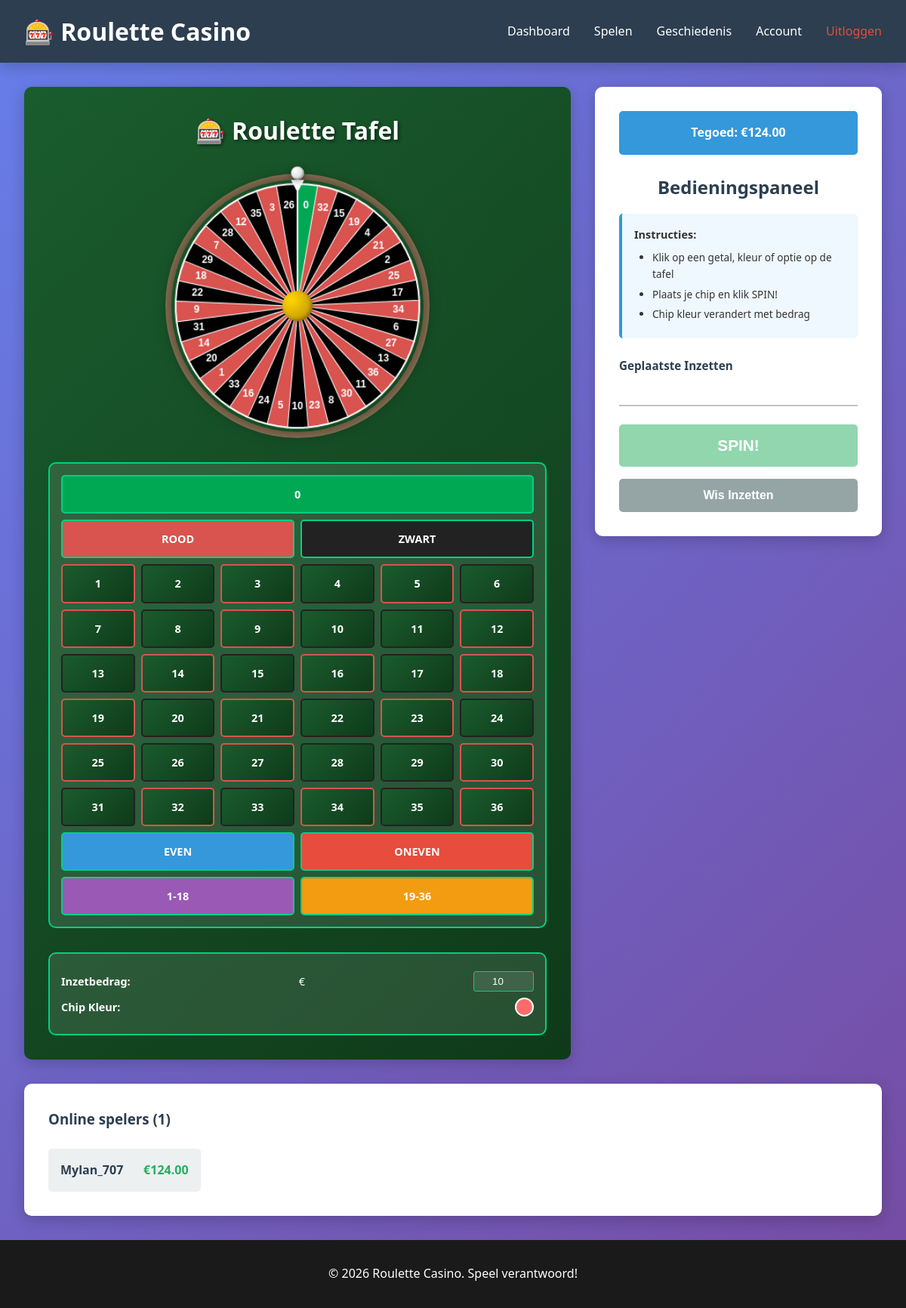
Before: /game (signed in) with the older database file.
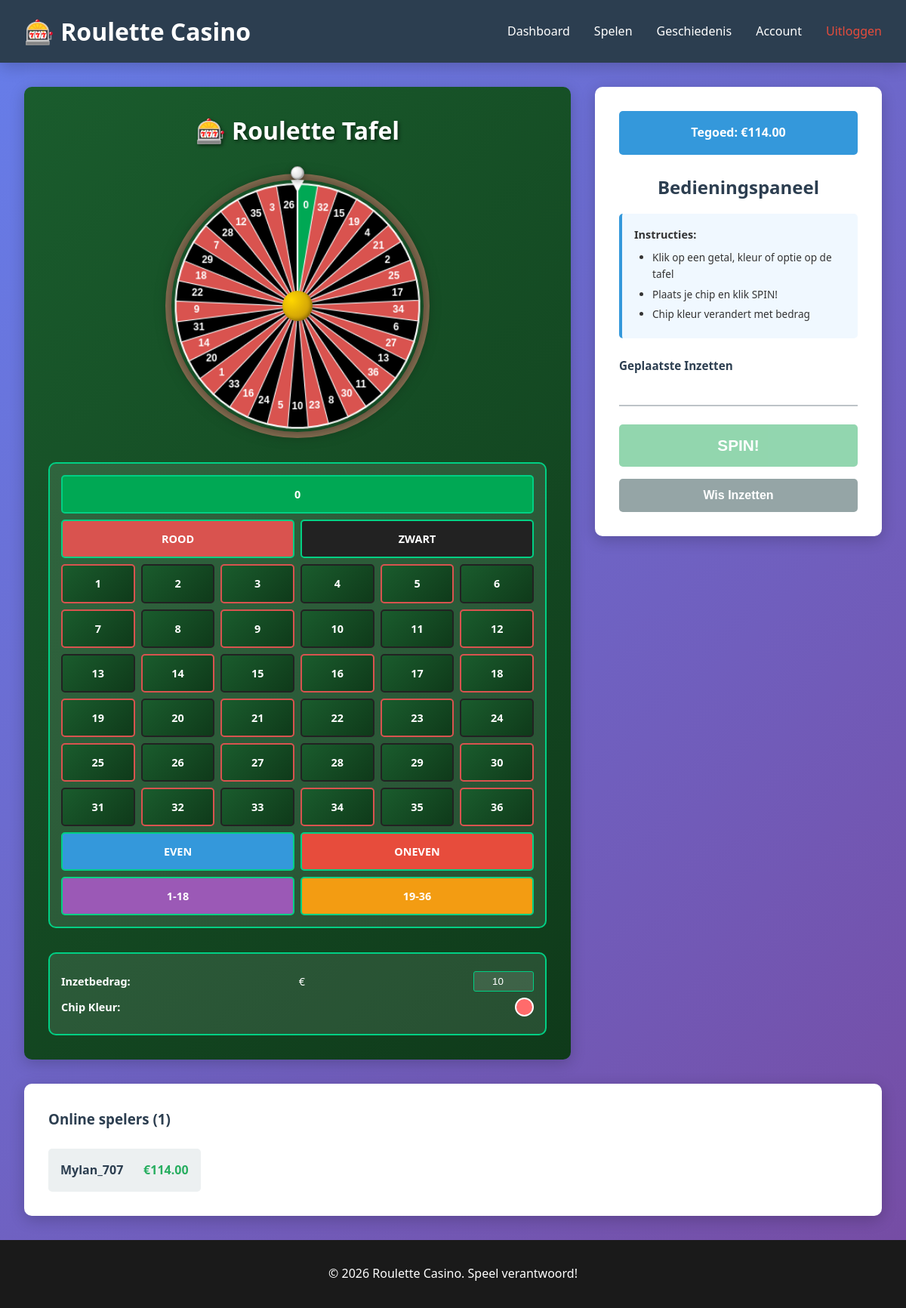
After: the same page with the newer database file.
### nseroulette.py (models this page shows, shortened)
class User(db.Model):
    id = db.Column(db.Integer, primary_key=True)
    email = db.Column(db.String(120), unique=True, nullable=False)
    username = db.Column(db.String(80), unique=True, nullable=False)
    password = db.Column(db.String(255), nullable=False)
    currency = db.Column(db.Float, default=100.0)
    created_at = db.Column(db.DateTime, default=datetime.utcnow)
    updated_at = db.Column(db.DateTime, default=datetime.utcnow, onupdate=datetime.utcnow)
    games = db.relationship('GameRound', backref='player', lazy=True, cascade='all, delete-orphan')

### nseroulette.py (the view)
@app.route('/game')
@login_required
def game():
    user = User.query.get(session['user_id'])
    online_players = User.query.all()
    return render_template('game.html', user=user, online_players=online_players)

### nseroulette.py (called while the page is built)
def login_required(f):
    @wraps(f)
    def decorated_function(*args, **kwargs):
        if 'user_id' not in session:
            return redirect(url_for('login'))
        return f(*args, **kwargs)
    return decorated_function

### templates/game.html (shortened to what this page needs)
{% extends "base.html" %}
{% block content %}
<div class="game-container">
    <div class="game-main">
        <h1>🎰 Roulette Tafel</h1>
        <div class="roulette-wrapper">
            <div class="wheel-container">
                <canvas id="rouletteWheel" width="300" height="300"></canvas>
                <div class="wheel-center"></div>
                <div class="ball-path" id="ballPath">
                    <div class="roulette-ball" id="rouletteBall"></div>
                </div>
            </div>
            <div class="betting-table">
                <div class="table-section zero-section">
                    <div class="table-cell zero-cell" data-number="0">0</div>
                </div>
                <div class="table-section color-section">
                    <div class="table-cell red-cell" data-type="color" data-value="red">ROOD</div>
                    <div class="table-cell black-cell" data-type="color" data-value="black">ZWART</div>
                </div>
                <div class="table-section numbers-section">
                    <div class="numbers-grid" id="numbersGrid">
                    </div>
                </div>
                <div class="table-section odd-even-section">
                    <div class="table-cell even-cell" data-type="even">EVEN</div>
                    <div class="table-cell odd-cell" data-type="odd">ONEVEN</div>
                </div>
                <div class="table-section ranges-section">
                    <div class="table-cell low-cell" data-type="low">1-18</div>
                    <div class="table-cell high-cell" data-type="high">19-36</div>
                </div>
            </div>
            <div class="chip-info">
                <div class="chip-legend">
                    <p><strong>Inzetbedrag:</strong> €<input type="number" id="betAmount" min="1" max="1000" step="0.5" value="10" class="bet-input"></p>
                    <p><strong>Chip Kleur:</strong> <span id="chipColorDisplay" class="chip-preview"></span></p>
                </div>
            </div>
        </div>
    </div>
    <div class="betting-section">
        <div class="balance-display">
            <span>Tegoed: €<span id="balance">{{ "%.2f"|format(user.currency) }}</span></span>
        </div>
        <div class="betting-form">
            <h2>Bedieningspaneel</h2>
            <div class="instruction-box">
                <p><strong>Instructies:</strong></p>
                <ul>
                    <li>Klik op een getal, kleur of optie op de tafel</li>
                    <li>Plaats je chip en klik SPIN!</li>
                    <li>Chip kleur verandert met bedrag</li>
                </ul>
            </div>
            <div class="placed-bets">
                <h3>Geplaatste Inzetten</h3>
            </div>
            <button id="spinBtn" class="btn btn-large btn-success" disabled>SPIN!</button>
            <button id="clearBetsBtn" class="btn btn-secondary btn-block">Wis Inzetten</button>
        </div>
    </div>
</div>
<div class="online-players">
    <h3>Online spelers ({{ online_players|length }})</h3>
    <ul class="players-list">
        {% for player in online_players %}
        <li class="player-item">
            <span class="player-name">{{ player.username }}</span>
            <span class="player-balance">€{{ "%.2f"|format(player.currency) }}</span>
        </li>
        {% endfor %}
    </ul>
</div>
{% endblock %}

Changed rows visible on the page:
changed User "Mylan_707": currency "124.00" → "114.00"
